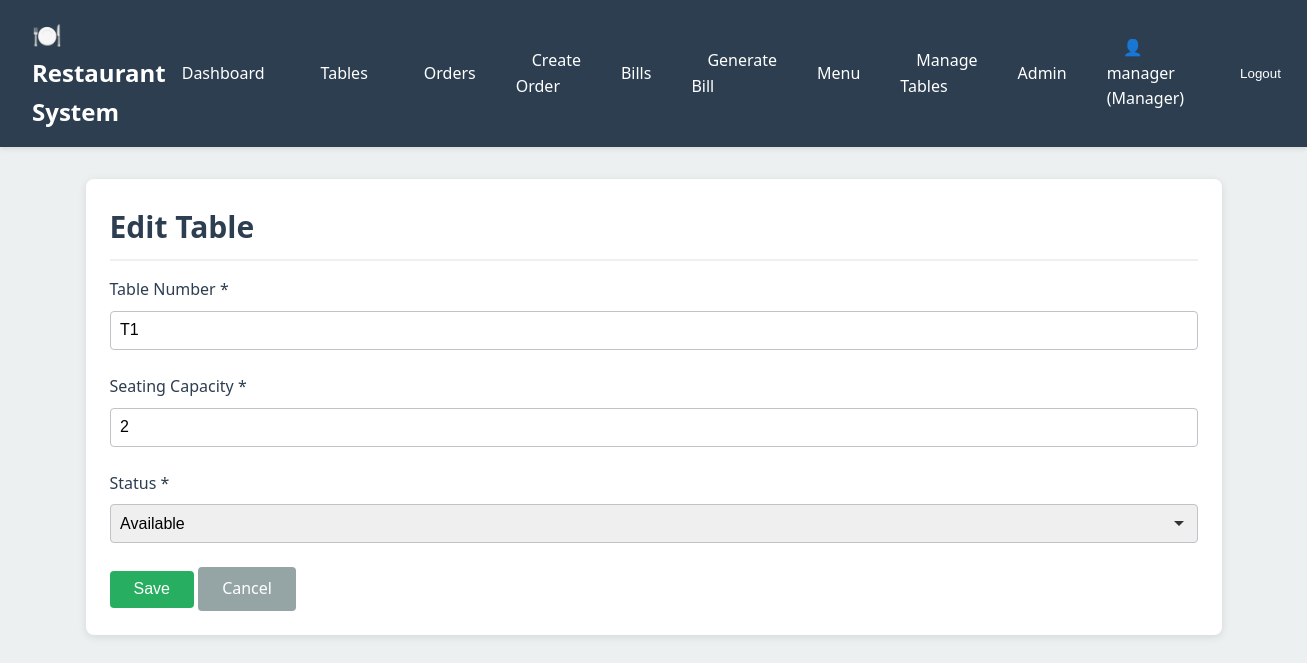
/tables/1/edit/ (signed in), run on the app's committed database.
### accounts/models.py (models this page shows, shortened)
class User(AbstractUser):
    class Role(models.TextChoices):
        WAITER = 'WAITER', 'Waiter'
        CASHIER = 'CASHIER', 'Cashier'
        MANAGER = 'MANAGER', 'Manager'
    role = models.CharField(
        max_length=10,
        choices=Role.choices,
        default=Role.WAITER
    )
    phone_number = models.CharField(max_length=15, blank=True)
    employee_id = models.CharField(max_length=20, unique=True, blank=True, null=True)
    class Meta:
        db_table = 'users'
        verbose_name = 'User'
        verbose_name_plural = 'Users'
    @property
    def is_waiter(self):
        return self.role == self.Role.WAITER
    @property
    def is_cashier(self):
        return self.role == self.Role.CASHIER
    @property
    def is_manager(self):
        return self.role == self.Role.MANAGER

### tables/models.py (models this page shows, shortened)
class Table(models.Model):
    class Status(models.TextChoices):
        AVAILABLE = 'AVAILABLE', 'Available'
        OCCUPIED = 'OCCUPIED', 'Occupied'
        BILL_REQUESTED = 'BILL_REQUESTED', 'Bill Requested'
        CLOSED = 'CLOSED', 'Closed'
    table_number = models.CharField(max_length=10, unique=True, db_index=True)
    seating_capacity = models.PositiveIntegerField()
    status = models.CharField(
        max_length=20,
        choices=Status.choices,
        default=Status.AVAILABLE,
        db_index=True
    )
    last_activity = models.DateTimeField(auto_now=True)
    created_at = models.DateTimeField(auto_now_add=True)
    class Meta:
        db_table = 'tables'
        ordering = ['table_number']
        verbose_name = 'Table'
        verbose_name_plural = 'Tables'

### tables/views.py (the view, shortened to what this page needs)
# urls.py: path('<int:pk>/edit/', views.TableUpdateView.as_view(), name='edit'),
class TableUpdateView(LoginRequiredMixin, UpdateView):
    model = Table
    template_name = 'tables/table_form.html'
    fields = ['table_number', 'seating_capacity', 'status']
    success_url = reverse_lazy('tables:list')
    def dispatch(self, request, *args, **kwargs):
        if not request.user.is_manager:
            messages.error(request, "Only managers can edit tables.")
            return redirect('tables:list')
        return super().dispatch(request, *args, **kwargs)

### templates/tables/table_form.html (shortened to what this page needs)
{% extends 'base.html' %}
{% block content %}
<div class="container">
    <div class="card">
        <div class="card-header">
            <h2>{% if object %}Edit{% else %}Create{% endif %} Table</h2>
        </div>
        <form method="post">
            <div class="form-group">
                <label class="form-label">Table Number *</label>
                <input type="text" name="table_number" class="form-control"
                    value="{{ form.table_number.value|default:'' }}" required>
            </div>
            <div class="form-group">
                <label class="form-label">Seating Capacity *</label>
                <input type="number" name="seating_capacity" class="form-control"
                    value="{{ form.seating_capacity.value|default:'' }}" required min="1">
            </div>
            <div class="form-group">
                <label class="form-label">Status *</label>
                <select name="status" class="form-control" required>
                    <option value="AVAILABLE">Available</option>
                </select>
            </div>
            <button type="submit" class="btn btn-success">Save</button>
            <a href="{% url 'tables:list' %}" class="btn btn-secondary">Cancel</a>
        </form>
    </div>
</div>
{% endblock %}

### templates/base.html (shortened to what this page needs)
<!DOCTYPE html>
<html lang="en">
<head>
    {% load static %}
    <link rel="stylesheet" href="{% static 'css/style.css' %}">
</head>
<body>
    {% if user.is_authenticated %}
    <nav class="navbar">
        <a href="{% url 'dashboard:home' %}" class="navbar-brand">🍽️ Restaurant System</a>
        <ul class="navbar-nav">
            <li><a href="{% url 'dashboard:home' %}" class="nav-link">Dashboard</a></li>
            <li><a href="{% url 'dashboard:table_status' %}" class="nav-link">Tables</a></li>
            {% if user.is_waiter or user.is_manager %}
            <li><a href="{% url 'orders:list' %}" class="nav-link">Orders</a></li>
            <li><a href="{% url 'orders:create' %}" class="nav-link">Create Order</a></li>
            {% endif %}
            {% if user.is_cashier or user.is_manager %}
            <li><a href="{% url 'billing:list' %}" class="nav-link">Bills</a></li>
            <li><a href="{% url 'billing:generate' %}" class="nav-link">Generate Bill</a></li>
            {% endif %}
            {% if user.is_manager %}
            <li><a href="{% url 'menu:list' %}" class="nav-link">Menu</a></li>
            <li><a href="{% url 'tables:list' %}" class="nav-link">Manage Tables</a></li>
            <li><a href="/admin/" class="nav-link">Admin</a></li>
            {% endif %}
            <li>
                <span class="nav-link" style="cursor: default;">
                    👤 {{ user.username }} ({{ user.get_role_display }})
                </span>
            </li>
            <li>
                <form method="post" action="{% url 'accounts:logout' %}" style="display: inline;">
                    <button type="submit" class="nav-link" style="background: none; border: none; cursor: pointer; color: white;">
                        Logout
                    </button>
                </form>
            </li>
        </ul>
    </nav>
    {% endif %}
    <main>
        {% block content %}{% endblock %}
    </main>
</body>
</html>

### static/css/style.css (style rules this page uses)
:root { --primary-color: #2c3e50; --secondary-color: #3498db; --success-color: #27ae60; --warning-color: #f39c12; --danger-color: #e74c3c; --info-color: #16a085; --light-bg: #ecf0f1; --dark-text: #2c3e50; --border-color: #bdc3c7; }
* { margin: 0; padding: 0; box-sizing: border-box; }
body { font-family: 'Segoe UI', Tahoma, Geneva, Verdana, sans-serif; background-color: var(--light-bg); color: var(--dark-text); line-height: 1.6; }
.navbar { background-color: var(--primary-color); color: white; padding: 1rem 2rem; display: flex; justify-content: space-between; align-items: center; box-shadow: 0 2px 5px rgba(0,0,0,0.1); }
.navbar-brand { font-size: 1.5rem; font-weight: bold; color: white; text-decoration: none; }
.navbar-nav { display: flex; list-style: none; gap: 1.5rem; align-items: center; }
.nav-link { color: white; text-decoration: none; padding: 0.5rem 1rem; border-radius: 4px; transition: background-color 0.3s; }
.container { max-width: 1200px; margin: 0 auto; padding: 2rem; }
.card { background: white; border-radius: 8px; box-shadow: 0 2px 8px rgba(0,0,0,0.1); padding: 1.5rem; margin-bottom: 1.5rem; }
.card-header { font-size: 1.25rem; font-weight: 600; margin-bottom: 1rem; padding-bottom: 0.5rem; border-bottom: 2px solid var(--light-bg); }
.btn { display: inline-block; padding: 0.6rem 1.5rem; border: none; border-radius: 4px; font-size: 1rem; cursor: pointer; text-decoration: none; transition: all 0.3s; text-align: center; }
.btn-success { background-color: var(--success-color); color: white; }
.btn-secondary { background-color: #95a5a6; color: white; }
.form-group { margin-bottom: 1.5rem; }
.form-label { display: block; margin-bottom: 0.5rem; font-weight: 500; }
.form-control { width: 100%; padding: 0.6rem; border: 1px solid var(--border-color); border-radius: 4px; font-size: 1rem; }
select.form-control { appearance: none; background-repeat: no-repeat; background-position: right 0.7rem center; background-size: 12px; padding-right: 2.5rem; }

### data on the page
User: username "manager", role "Manager"
Table: table_number "T1"
